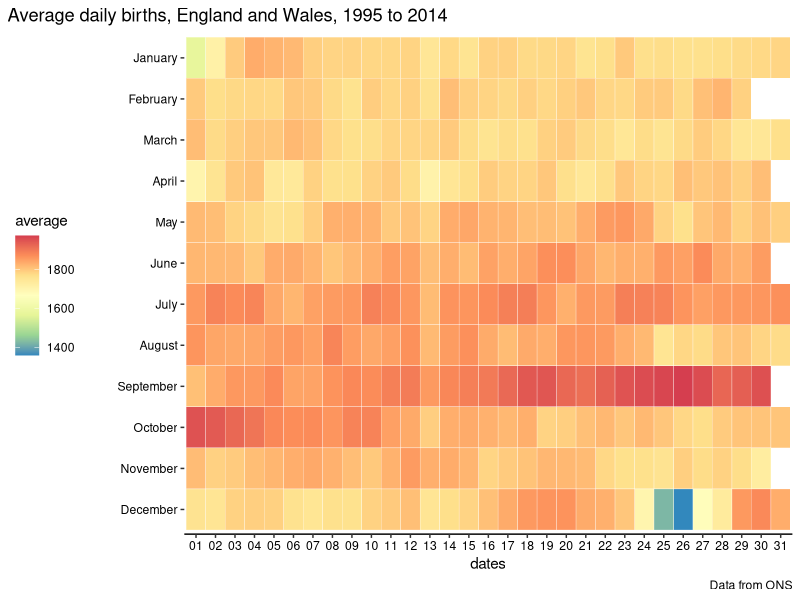

Here is the R script that generated this plot:
library(tidyverse)
library(stringr)
library(forcats)


# data from ONS -----------------------------------------------------------
# copied over using {datapasta} package
# https://www.ons.gov.uk/visualisations/nesscontent/dvc307/line_chart/data.csv
# original is long and doesn't fit well on the screen

ons_births <- tibble::tribble(
     ~date, ~average,
  "01-Jan",   1573.5,
  "02-Jan",  1712.45,
  "03-Jan",  1795.25,
  "04-Jan",  1834.35,
  "05-Jan",  1824.35,
  "06-Jan",   1817.3,
  "07-Jan",  1790.85,
  "08-Jan",  1783.35,
  "09-Jan",   1785.3,
  "10-Jan",   1780.3,
  "11-Jan",  1779.95,
  "12-Jan",  1783.65,
  "13-Jan",   1747.6,
  "14-Jan",  1778.05,
  "15-Jan",   1754.7,
  "16-Jan",   1786.7,
  "17-Jan",  1787.55,
  "18-Jan",   1776.9,
  "19-Jan",  1777.55,
  "20-Jan",   1783.1,
  "21-Jan",   1756.6,
  "22-Jan",  1767.85,
  "23-Jan",   1797.6,
  "24-Jan",  1767.55,
  "25-Jan",  1771.55,
  "26-Jan",   1765.6,
  "27-Jan",   1765.3,
  "28-Jan",   1770.1,
  "29-Jan",  1775.15,
  "30-Jan",  1778.05,
  "31-Jan",     1783,
  "01-Feb",  1796.35,
  "02-Feb",   1770.5,
  "03-Feb",   1777.9,
  "04-Feb",  1779.75,
  "05-Feb",     1778,
  "06-Feb",  1800.45,
  "07-Feb",   1796.7,
  "08-Feb",   1776.7,
  "09-Feb",   1760.3,
  "10-Feb",  1793.35,
  "11-Feb",   1780.4,
  "12-Feb",  1788.25,
  "13-Feb",   1760.7,
  "14-Feb",   1811.4,
  "15-Feb",  1788.45,
  "16-Feb",  1783.95,
  "17-Feb",  1777.65,
  "18-Feb",   1789.3,
  "19-Feb",   1779.2,
  "20-Feb",  1789.55,
  "21-Feb",     1799,
  "22-Feb",  1780.75,
  "23-Feb",  1778.95,
  "24-Feb",  1795.65,
  "25-Feb",  1796.75,
  "26-Feb",  1776.15,
  "27-Feb",  1809.25,
  "28-Feb",   1822.9,
  "29-Feb",   1788.2,
  "01-Mar",   1812.6,
  "02-Mar",  1775.35,
  "03-Mar",   1789.8,
  "04-Mar",   1800.7,
  "05-Mar",   1800.9,
  "06-Mar",     1818,
  "07-Mar",  1808.45,
  "08-Mar",   1779.4,
  "09-Mar",  1766.95,
  "10-Mar",   1769.6,
  "11-Mar",     1782,
  "12-Mar",   1782.5,
  "13-Mar",  1782.45,
  "14-Mar",   1796.8,
  "15-Mar",   1772.9,
  "16-Mar",  1756.65,
  "17-Mar",   1771.5,
  "18-Mar",   1765.5,
  "19-Mar",   1787.9,
  "20-Mar",   1795.2,
  "21-Mar",     1777,
  "22-Mar",   1770.7,
  "23-Mar",   1746.9,
  "24-Mar",   1772.7,
  "25-Mar",  1755.65,
  "26-Mar",  1776.25,
  "27-Mar",  1794.65,
  "28-Mar",  1779.95,
  "29-Mar",     1748,
  "30-Mar",  1745.55,
  "31-Mar",  1767.95,
  "01-Apr",   1702.3,
  "02-Apr",  1755.25,
  "03-Apr",   1797.9,
  "04-Apr",   1805.9,
  "05-Apr",   1741.4,
  "06-Apr",  1738.05,
  "07-Apr",   1786.7,
  "08-Apr",  1764.55,
  "09-Apr",   1766.4,
  "10-Apr",   1786.3,
  "11-Apr",  1796.35,
  "12-Apr",  1772.65,
  "13-Apr",   1707.8,
  "14-Apr",   1748.9,
  "15-Apr",  1770.25,
  "16-Apr",   1794.3,
  "17-Apr",   1784.9,
  "18-Apr",  1783.65,
  "19-Apr",  1800.75,
  "20-Apr",  1767.45,
  "21-Apr",   1744.5,
  "22-Apr",   1767.4,
  "23-Apr",   1800.6,
  "24-Apr",     1784,
  "25-Apr",   1779.6,
  "26-Apr",   1810.2,
  "27-Apr",  1798.45,
  "28-Apr",   1807.1,
  "29-Apr",   1788.9,
  "30-Apr",  1811.35,
  "01-May",   1816.4,
  "02-May",   1811.6,
  "03-May",  1785.75,
  "04-May",   1776.2,
  "05-May",   1757.5,
  "06-May",   1765.1,
  "07-May",   1791.7,
  "08-May",  1829.25,
  "09-May",  1829.65,
  "10-May",   1826.5,
  "11-May",  1796.65,
  "12-May",   1804.9,
  "13-May",  1783.45,
  "14-May",  1833.85,
  "15-May",   1839.7,
  "16-May",   1825.7,
  "17-May",  1822.95,
  "18-May",  1811.15,
  "19-May",   1813.2,
  "20-May",   1806.4,
  "21-May",  1831.45,
  "22-May",   1854.7,
  "23-May",  1859.75,
  "24-May",  1837.95,
  "25-May",   1784.9,
  "26-May",  1766.25,
  "27-May",  1803.15,
  "28-May",  1818.15,
  "29-May",   1787.7,
  "30-May",   1808.4,
  "31-May",   1790.5,
  "01-Jun",  1820.85,
  "02-Jun",  1818.65,
  "03-Jun",   1817.4,
  "04-Jun",  1797.65,
  "05-Jun",  1834.15,
  "06-Jun",  1836.15,
  "07-Jun",   1823.3,
  "08-Jun",  1802.15,
  "09-Jun",  1817.55,
  "10-Jun",  1829.05,
  "11-Jun",   1851.5,
  "12-Jun",   1845.4,
  "13-Jun",   1811.2,
  "14-Jun",  1830.85,
  "15-Jun",   1814.6,
  "16-Jun",  1845.75,
  "17-Jun",   1830.9,
  "18-Jun",   1843.8,
  "19-Jun",  1868.85,
  "20-Jun",   1869.9,
  "21-Jun",   1840.2,
  "22-Jun",   1820.7,
  "23-Jun",  1830.35,
  "24-Jun",   1828.5,
  "25-Jun",   1857.1,
  "26-Jun",  1847.95,
  "27-Jun",  1874.05,
  "28-Jun",  1837.05,
  "29-Jun",   1827.8,
  "30-Jun",   1853.4,
  "01-Jul",  1856.55,
  "02-Jul",  1885.05,
  "03-Jul",     1874,
  "04-Jul",  1882.35,
  "05-Jul",   1837.1,
  "06-Jul",  1822.05,
  "07-Jul",  1847.05,
  "08-Jul",   1854.8,
  "09-Jul",   1858.7,
  "10-Jul",  1887.75,
  "11-Jul",  1875.65,
  "12-Jul",  1859.05,
  "13-Jul",  1813.95,
  "14-Jul",  1863.55,
  "15-Jul",  1861.55,
  "16-Jul",   1873.5,
  "17-Jul",   1889.9,
  "18-Jul",  1892.65,
  "19-Jul",  1860.25,
  "20-Jul",  1828.85,
  "21-Jul",  1856.65,
  "22-Jul",  1854.45,
  "23-Jul",  1890.15,
  "24-Jul",  1888.35,
  "25-Jul",   1885.1,
  "26-Jul",   1862.6,
  "27-Jul",   1848.3,
  "28-Jul",  1857.65,
  "29-Jul",     1858,
  "30-Jul",  1860.75,
  "31-Jul",  1867.25,
  "01-Aug",   1861.8,
  "02-Aug",  1840.85,
  "03-Aug",   1837.4,
  "04-Aug",  1839.45,
  "05-Aug",   1852.5,
  "06-Aug",   1857.7,
  "07-Aug",  1847.05,
  "08-Aug",  1882.85,
  "09-Aug",  1851.75,
  "10-Aug",   1838.3,
  "11-Aug",   1848.5,
  "12-Aug",   1866.7,
  "13-Aug",  1816.05,
  "14-Aug",   1853.2,
  "15-Aug",   1867.8,
  "16-Aug",  1834.55,
  "17-Aug",  1814.65,
  "18-Aug",  1836.15,
  "19-Aug",  1830.95,
  "20-Aug",  1859.75,
  "21-Aug",   1860.9,
  "22-Aug",   1856.2,
  "23-Aug",   1831.7,
  "24-Aug",   1818.3,
  "25-Aug",  1751.95,
  "26-Aug",   1779.6,
  "27-Aug",     1774,
  "28-Aug",  1802.15,
  "29-Aug",  1803.95,
  "30-Aug",  1782.65,
  "31-Aug",  1773.15,
  "01-Sep",   1809.6,
  "02-Sep",  1834.15,
  "03-Sep",   1858.7,
  "04-Sep",  1856.65,
  "05-Sep",  1875.15,
  "06-Sep",   1843.6,
  "07-Sep",  1844.35,
  "08-Sep",  1863.95,
  "09-Sep",  1877.75,
  "10-Sep",   1873.1,
  "11-Sep",   1888.7,
  "12-Sep",   1894.9,
  "13-Sep",  1855.15,
  "14-Sep",  1879.75,
  "15-Sep",   1890.3,
  "16-Sep",   1898.4,
  "17-Sep",   1920.8,
  "18-Sep",   1943.2,
  "19-Sep",  1945.85,
  "20-Sep",   1922.3,
  "21-Sep",  1912.95,
  "22-Sep",   1931.8,
  "23-Sep",  1948.65,
  "24-Sep",   1958.3,
  "25-Sep",  1965.15,
  "26-Sep",   1973.5,
  "27-Sep",   1957.2,
  "28-Sep",   1924.8,
  "29-Sep",   1934.2,
  "30-Sep",  1952.35,
  "01-Oct",  1950.55,
  "02-Oct",  1940.05,
  "03-Oct",  1921.95,
  "04-Oct",  1904.85,
  "05-Oct",  1877.45,
  "06-Oct",  1871.75,
  "07-Oct",   1873.5,
  "08-Oct",   1861.3,
  "09-Oct",  1885.75,
  "10-Oct",  1885.85,
  "11-Oct",  1847.95,
  "12-Oct",   1836.6,
  "13-Oct",  1790.95,
  "14-Oct",  1831.25,
  "15-Oct",  1835.55,
  "16-Oct",   1827.7,
  "17-Oct",  1819.35,
  "18-Oct",  1830.05,
  "19-Oct",     1785,
  "20-Oct",   1790.2,
  "21-Oct",   1808.6,
  "22-Oct",  1818.65,
  "23-Oct",  1801.45,
  "24-Oct",  1817.85,
  "25-Oct",   1801.3,
  "26-Oct",   1779.5,
  "27-Oct",   1770.3,
  "28-Oct",  1795.45,
  "29-Oct",  1804.25,
  "30-Oct",  1803.95,
  "31-Oct",     1803,
  "01-Nov",   1813.5,
  "02-Nov",   1787.2,
  "03-Nov",   1794.7,
  "04-Nov",   1811.6,
  "05-Nov",  1821.95,
  "06-Nov",     1831,
  "07-Nov",  1837.45,
  "08-Nov",   1827.2,
  "09-Nov",   1811.5,
  "10-Nov",     1798,
  "11-Nov",   1826.5,
  "12-Nov",  1853.95,
  "13-Nov",   1829.8,
  "14-Nov",   1834.3,
  "15-Nov",   1822.3,
  "16-Nov",   1782.4,
  "17-Nov",  1795.35,
  "18-Nov",   1805.8,
  "19-Nov",  1819.75,
  "20-Nov",   1819.1,
  "21-Nov",  1814.85,
  "22-Nov",  1778.95,
  "23-Nov",  1765.75,
  "24-Nov",   1766.6,
  "25-Nov",  1757.45,
  "26-Nov",   1790.8,
  "27-Nov",   1772.3,
  "28-Nov",  1785.95,
  "29-Nov",  1771.05,
  "30-Nov",   1726.8,
  "01-Dec",   1757.3,
  "02-Dec",   1750.6,
  "03-Dec",  1785.85,
  "04-Dec",   1790.2,
  "05-Dec",  1787.65,
  "06-Dec",  1760.75,
  "07-Dec",   1750.2,
  "08-Dec",   1764.7,
  "09-Dec",  1762.15,
  "10-Dec",  1786.95,
  "11-Dec",  1796.95,
  "12-Dec",   1810.6,
  "13-Dec",  1751.25,
  "14-Dec",     1769,
  "15-Dec",   1783.3,
  "16-Dec",  1808.95,
  "17-Dec",   1835.1,
  "18-Dec",   1856.7,
  "19-Dec",  1862.55,
  "20-Dec",     1864,
  "21-Dec",  1834.75,
  "22-Dec",   1828.7,
  "23-Dec",     1801,
  "24-Dec",  1700.55,
  "25-Dec",   1422.4,
  "26-Dec",  1358.95,
  "27-Dec",  1673.15,
  "28-Dec",  1732.95,
  "29-Dec",  1857.25,
  "30-Dec",  1876.95,
  "31-Dec",  1832.75
  )


# month look up -----------------------------------------------------------
# create a table (again copied from Excel using {datapasta}) and then set months to factor and reverse
# order so reads better on the heatmap

month_lookup <- data.table::data.table(
         month = c("Jan","Feb","Mar","Apr","May","Jun","Jul",
                 "Aug","Sep","Oct","Nov","Dec"),
         month_full = c("January","February","March","April","May","June",
                 "July","August","September","October","November",
                 "December")
) %>% 
  mutate(month_full = factor(month_full, levels = c("January","February","March","April","May","June",
                                                        "July","August","September","October","November",
                                                        "December")),
         month_full = fct_rev(month_full))


# format table ------------------------------------------------------------
# use {stringr} to split out the date and then apply factor to dates so they appear in the chart
# also in order

heatmap <- ons_births %>% 
  mutate(dates = substring(date, 1, 2),
         dates = as.factor(dates),
         month = substring(date, 4, 6)
         ) %>% 
  left_join(month_lookup)


# Heatmap -------------------------------------------------------------------------
# copied from @VictimOfMaths's GitHub https://github.com/VictimOfMaths/COVID-19/blob/master/Heatmaps/English%20LA%20Heatmaps.R


births_plot <- ggplot(heatmap, aes(x = dates, y = month_full, fill = average))+
  geom_tile(colour = "White", show.legend = TRUE)+
  theme_classic() +
  scale_fill_distiller(palette = "Spectral") +
  scale_y_discrete(name = "") +
  labs(title = "Average daily births, England and Wales, 1995 to 2014",
       caption = "Data from ONS")+
  theme(axis.line.y = element_blank(), 
        plot.title.position = "plot",
        axis.text = element_text(colour = "Black"), 
        #plot.title = element_text(size = rel(2.0)),
        legend.position = "left")
